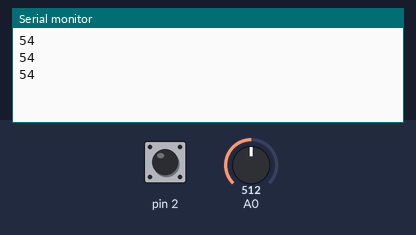
A sketch run on a simulated Arduino Uno, built with avr-gcc and run on an emulated ATmega328P. Shown: the last lines printed to the serial monitor. Inputs (shaded band) come from the test bench; at power-on: A0 = 512, pin 2 HIGH.

Above: at 1.2 s.
1.3 s: A0 set to 716
At 2.2 s:
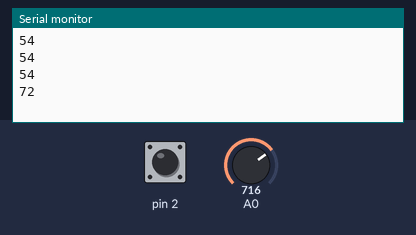
2.8 s: A0 set to 900
At 3.8 s:
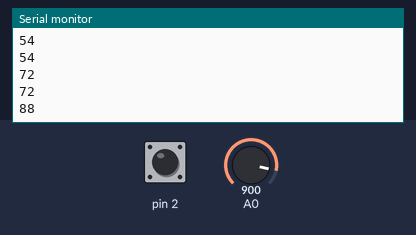
Timing chart, 0 to 5.8 s (numbered marks = the images above; inputs shaded):
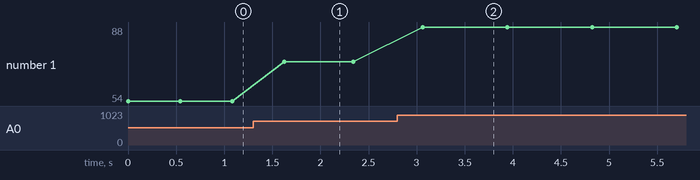

Measured:
- after the input at 1.3 s, the serial monitor: prints a new line after 0.32 s (image 1)
- after the input at 2.8 s, the serial monitor: prints a new line after 0.26 s (image 2)
- plotted number 1: 54 → 72 after the input at 1.3 s, 72 → 88 after the input at 2.8 s

The sketch:

stepper.ino
```cpp
const int stepperPin[] = {8, 9, 10, 11};
int loopLoop = 0;
int currStep = 0;
int delayTime = 0;
int stepDirection = 0;

void setup() {
    Serial.begin(9600);      // open the serial port at 9600 bps:
  for(int i=0;i<4;i++)
    pinMode(stepperPin[i], OUTPUT);
}

void loop() {
  loopLoop++;

  if (loopLoop == 10) {
    delayTime = map(analogRead(0), 0, 1023, 8, 100);
    loopLoop = 0;
    Serial.println(delayTime);
  }

  stepDirection = (digitalRead(2) == LOW) ? 1 : -1;

  stepStepper(delayTime, currStep);

  currStep += stepDirection;
  if (currStep < 0)
    currStep = 3;
  if (currStep > 3)
    currStep = 0;
}

void stepStepper(int delayTime, int currStep) {
  switch (currStep) {
    case 0:
    digitalWrite(stepperPin[0], LOW);
    digitalWrite(stepperPin[1], HIGH);
    digitalWrite(stepperPin[2], HIGH);
    digitalWrite(stepperPin[3], HIGH);
    break;
    case 1:
    digitalWrite(stepperPin[0], HIGH);
    digitalWrite(stepperPin[1], LOW);
    digitalWrite(stepperPin[2], HIGH);
    digitalWrite(stepperPin[3], HIGH);
    break;
    case 2:
    digitalWrite(stepperPin[0], HIGH);
    digitalWrite(stepperPin[1], HIGH);
    digitalWrite(stepperPin[2], LOW);
    digitalWrite(stepperPin[3], HIGH);
    break;
    case 3:
    digitalWrite(stepperPin[0], HIGH);
    digitalWrite(stepperPin[1], HIGH);
    digitalWrite(stepperPin[2], HIGH);
    digitalWrite(stepperPin[3], LOW);
    break;
  }
  delay(delayTime);
}
```
